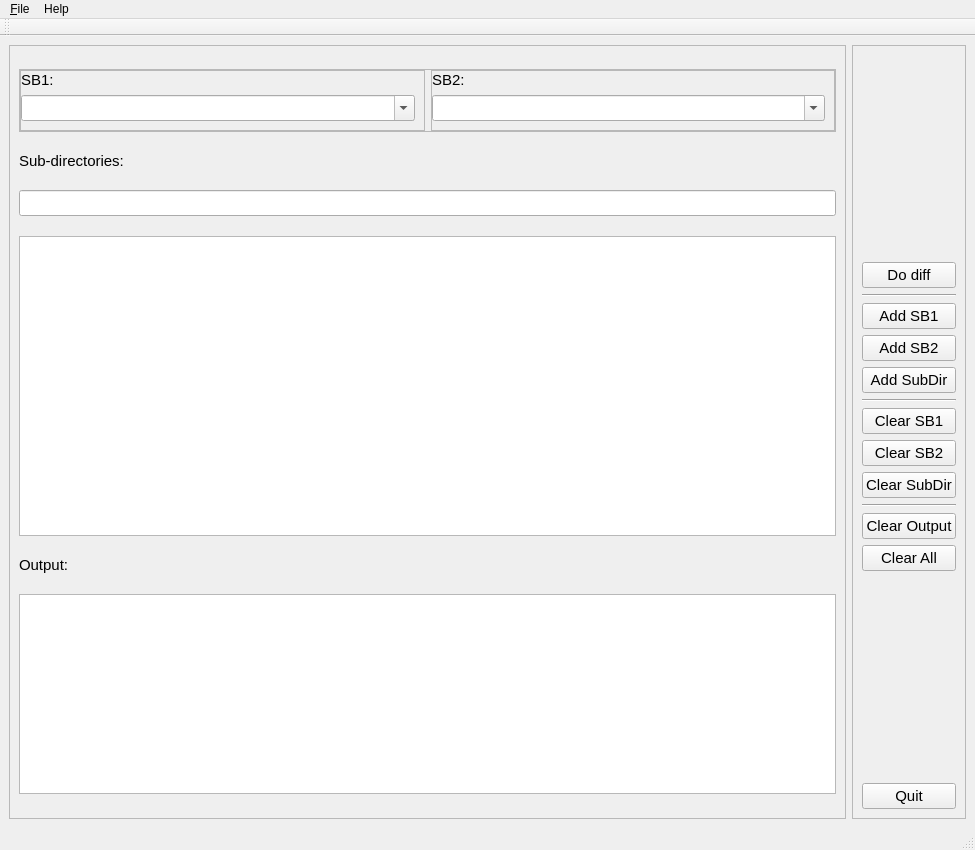
<?xml version="1.0" encoding="UTF-8"?>
<ui version="4.0">
 <class>MainWindow</class>
 <widget class="QMainWindow" name="MainWindow">
  <property name="geometry">
   <rect>
    <x>0</x>
    <y>0</y>
    <width>975</width>
    <height>850</height>
   </rect>
  </property>
  <property name="sizePolicy">
   <sizepolicy hsizetype="Preferred" vsizetype="Preferred">
    <horstretch>0</horstretch>
    <verstretch>0</verstretch>
   </sizepolicy>
  </property>
  <property name="windowTitle">
   <string>SB Diff Tool</string>
  </property>
  <widget class="QWidget" name="centralwidget">
   <layout class="QHBoxLayout" name="horizontalLayout">
    <item>
     <widget class="QFrame" name="frameTop">
      <property name="frameShape">
       <enum>QFrame::StyledPanel</enum>
      </property>
      <property name="frameShadow">
       <enum>QFrame::Raised</enum>
      </property>
      <layout class="QVBoxLayout" name="verticalLayout_2">
       <item>
        <widget class="QFrame" name="frameTwoSB">
         <property name="sizePolicy">
          <sizepolicy hsizetype="Preferred" vsizetype="Fixed">
           <horstretch>0</horstretch>
           <verstretch>0</verstretch>
          </sizepolicy>
         </property>
         <property name="minimumSize">
          <size>
           <width>0</width>
           <height>0</height>
          </size>
         </property>
         <property name="frameShape">
          <enum>QFrame::StyledPanel</enum>
         </property>
         <property name="frameShadow">
          <enum>QFrame::Raised</enum>
         </property>
         <property name="lineWidth">
          <number>1</number>
         </property>
         <layout class="QHBoxLayout" name="horizontalLayout_2">
          <property name="leftMargin">
           <number>0</number>
          </property>
          <property name="topMargin">
           <number>0</number>
          </property>
          <property name="rightMargin">
           <number>0</number>
          </property>
          <property name="bottomMargin">
           <number>0</number>
          </property>
          <item>
           <widget class="QFrame" name="frameSB1">
            <property name="sizePolicy">
             <sizepolicy hsizetype="Preferred" vsizetype="Fixed">
              <horstretch>0</horstretch>
              <verstretch>0</verstretch>
             </sizepolicy>
            </property>
            <property name="baseSize">
             <size>
              <width>0</width>
              <height>0</height>
             </size>
            </property>
            <property name="frameShape">
             <enum>QFrame::StyledPanel</enum>
            </property>
            <property name="frameShadow">
             <enum>QFrame::Raised</enum>
            </property>
            <layout class="QVBoxLayout" name="verticalLayout_3">
             <property name="leftMargin">
              <number>0</number>
             </property>
             <property name="topMargin">
              <number>0</number>
             </property>
             <item>
              <widget class="QLabel" name="labelSB1">
               <property name="sizePolicy">
                <sizepolicy hsizetype="Preferred" vsizetype="Fixed">
                 <horstretch>0</horstretch>
                 <verstretch>0</verstretch>
                </sizepolicy>
               </property>
               <property name="font">
                <font>
                 <pointsize>11</pointsize>
                </font>
               </property>
               <property name="text">
                <string>SB1:</string>
               </property>
              </widget>
             </item>
             <item>
              <widget class="QComboBox" name="comboBoxSB1">
               <property name="font">
                <font>
                 <pointsize>11</pointsize>
                </font>
               </property>
               <property name="editable">
                <bool>true</bool>
               </property>
              </widget>
             </item>
            </layout>
           </widget>
          </item>
          <item>
           <widget class="QFrame" name="frameSB2">
            <property name="sizePolicy">
             <sizepolicy hsizetype="Preferred" vsizetype="Fixed">
              <horstretch>0</horstretch>
              <verstretch>0</verstretch>
             </sizepolicy>
            </property>
            <property name="minimumSize">
             <size>
              <width>0</width>
              <height>0</height>
             </size>
            </property>
            <property name="baseSize">
             <size>
              <width>0</width>
              <height>0</height>
             </size>
            </property>
            <property name="frameShape">
             <enum>QFrame::StyledPanel</enum>
            </property>
            <property name="frameShadow">
             <enum>QFrame::Raised</enum>
            </property>
            <layout class="QVBoxLayout" name="verticalLayout_4">
             <property name="leftMargin">
              <number>0</number>
             </property>
             <property name="topMargin">
              <number>0</number>
             </property>
             <item>
              <widget class="QLabel" name="labelSB2">
               <property name="sizePolicy">
                <sizepolicy hsizetype="Preferred" vsizetype="Fixed">
                 <horstretch>0</horstretch>
                 <verstretch>0</verstretch>
                </sizepolicy>
               </property>
               <property name="font">
                <font>
                 <pointsize>11</pointsize>
                </font>
               </property>
               <property name="text">
                <string>SB2:</string>
               </property>
              </widget>
             </item>
             <item>
              <widget class="QComboBox" name="comboBoxSB2">
               <property name="font">
                <font>
                 <pointsize>11</pointsize>
                </font>
               </property>
               <property name="editable">
                <bool>true</bool>
               </property>
              </widget>
             </item>
            </layout>
           </widget>
          </item>
         </layout>
        </widget>
       </item>
       <item>
        <widget class="QLabel" name="labelSubDir">
         <property name="sizePolicy">
          <sizepolicy hsizetype="Preferred" vsizetype="Fixed">
           <horstretch>0</horstretch>
           <verstretch>0</verstretch>
          </sizepolicy>
         </property>
         <property name="font">
          <font>
           <pointsize>11</pointsize>
          </font>
         </property>
         <property name="text">
          <string>Sub-directories:</string>
         </property>
        </widget>
       </item>
       <item>
        <widget class="QLineEdit" name="lineEditSubDir">
         <property name="font">
          <font>
           <pointsize>11</pointsize>
          </font>
         </property>
        </widget>
       </item>
       <item>
        <widget class="QListWidget" name="listWidgetSubDir">
         <property name="minimumSize">
          <size>
           <width>0</width>
           <height>100</height>
          </size>
         </property>
         <property name="maximumSize">
          <size>
           <width>16777215</width>
           <height>300</height>
          </size>
         </property>
         <property name="font">
          <font>
           <pointsize>11</pointsize>
          </font>
         </property>
         <property name="isWrapping" stdset="0">
          <bool>true</bool>
         </property>
         <property name="resizeMode">
          <enum>QListView::Adjust</enum>
         </property>
         <property name="batchSize">
          <number>70</number>
         </property>
        </widget>
       </item>
       <item>
        <widget class="QLabel" name="labelOutput">
         <property name="sizePolicy">
          <sizepolicy hsizetype="Preferred" vsizetype="Fixed">
           <horstretch>0</horstretch>
           <verstretch>0</verstretch>
          </sizepolicy>
         </property>
         <property name="font">
          <font>
           <pointsize>11</pointsize>
          </font>
         </property>
         <property name="text">
          <string>Output:</string>
         </property>
        </widget>
       </item>
       <item>
        <widget class="QTextEdit" name="outputEdit">
         <property name="minimumSize">
          <size>
           <width>0</width>
           <height>100</height>
          </size>
         </property>
         <property name="maximumSize">
          <size>
           <width>16777215</width>
           <height>200</height>
          </size>
         </property>
         <property name="baseSize">
          <size>
           <width>0</width>
           <height>100</height>
          </size>
         </property>
         <property name="font">
          <font>
           <pointsize>11</pointsize>
          </font>
         </property>
        </widget>
       </item>
      </layout>
     </widget>
    </item>
    <item>
     <widget class="QFrame" name="frameButton">
      <property name="frameShape">
       <enum>QFrame::StyledPanel</enum>
      </property>
      <property name="frameShadow">
       <enum>QFrame::Raised</enum>
      </property>
      <layout class="QVBoxLayout" name="verticalLayout">
       <item>
        <spacer name="verticalSpacer_2">
         <property name="orientation">
          <enum>Qt::Vertical</enum>
         </property>
         <property name="sizeHint" stdset="0">
          <size>
           <width>20</width>
           <height>40</height>
          </size>
         </property>
        </spacer>
       </item>
       <item>
        <widget class="QPushButton" name="doDiffButton">
         <property name="font">
          <font>
           <pointsize>11</pointsize>
          </font>
         </property>
         <property name="text">
          <string>Do diff</string>
         </property>
        </widget>
       </item>
       <item>
        <widget class="Line" name="line">
         <property name="orientation">
          <enum>Qt::Horizontal</enum>
         </property>
        </widget>
       </item>
       <item>
        <widget class="QPushButton" name="addSB1Button">
         <property name="font">
          <font>
           <pointsize>11</pointsize>
          </font>
         </property>
         <property name="text">
          <string>Add SB1</string>
         </property>
        </widget>
       </item>
       <item>
        <widget class="QPushButton" name="addSB2Button">
         <property name="font">
          <font>
           <pointsize>11</pointsize>
          </font>
         </property>
         <property name="text">
          <string>Add SB2</string>
         </property>
        </widget>
       </item>
       <item>
        <widget class="QPushButton" name="addSubDirButton">
         <property name="font">
          <font>
           <pointsize>11</pointsize>
          </font>
         </property>
         <property name="text">
          <string>Add SubDir</string>
         </property>
        </widget>
       </item>
       <item>
        <widget class="Line" name="line_2">
         <property name="orientation">
          <enum>Qt::Horizontal</enum>
         </property>
        </widget>
       </item>
       <item>
        <widget class="QPushButton" name="clearSB1Button">
         <property name="font">
          <font>
           <pointsize>11</pointsize>
          </font>
         </property>
         <property name="text">
          <string>Clear SB1</string>
         </property>
        </widget>
       </item>
       <item>
        <widget class="QPushButton" name="clearSB2Button">
         <property name="font">
          <font>
           <pointsize>11</pointsize>
          </font>
         </property>
         <property name="text">
          <string>Clear SB2</string>
         </property>
        </widget>
       </item>
       <item>
        <widget class="QPushButton" name="clearSubDirButton">
         <property name="font">
          <font>
           <pointsize>11</pointsize>
          </font>
         </property>
         <property name="text">
          <string>Clear SubDir</string>
         </property>
        </widget>
       </item>
       <item>
        <widget class="Line" name="line_3">
         <property name="orientation">
          <enum>Qt::Horizontal</enum>
         </property>
        </widget>
       </item>
       <item>
        <widget class="QPushButton" name="clearOutputButton">
         <property name="font">
          <font>
           <pointsize>11</pointsize>
          </font>
         </property>
         <property name="text">
          <string>Clear Output</string>
         </property>
        </widget>
       </item>
       <item>
        <widget class="QPushButton" name="clearAllButton">
         <property name="font">
          <font>
           <pointsize>11</pointsize>
          </font>
         </property>
         <property name="text">
          <string>Clear All</string>
         </property>
        </widget>
       </item>
       <item>
        <spacer name="verticalSpacer">
         <property name="orientation">
          <enum>Qt::Vertical</enum>
         </property>
         <property name="sizeType">
          <enum>QSizePolicy::Expanding</enum>
         </property>
         <property name="sizeHint" stdset="0">
          <size>
           <width>20</width>
           <height>40</height>
          </size>
         </property>
        </spacer>
       </item>
       <item>
        <widget class="QPushButton" name="quitButton">
         <property name="font">
          <font>
           <pointsize>11</pointsize>
          </font>
         </property>
         <property name="text">
          <string>Quit</string>
         </property>
        </widget>
       </item>
      </layout>
     </widget>
    </item>
   </layout>
  </widget>
  <widget class="QMenuBar" name="menubar">
   <property name="geometry">
    <rect>
     <x>0</x>
     <y>0</y>
     <width>975</width>
     <height>31</height>
    </rect>
   </property>
   <widget class="QMenu" name="menuFile">
    <property name="title">
     <string>&amp;File</string>
    </property>
    <addaction name="actionExit"/>
   </widget>
   <widget class="QMenu" name="menuAbout">
    <property name="title">
     <string>Help</string>
    </property>
    <addaction name="actionAbout"/>
   </widget>
   <addaction name="menuFile"/>
   <addaction name="menuAbout"/>
  </widget>
  <widget class="QStatusBar" name="statusbar"/>
  <widget class="QToolBar" name="toolbar">
   <property name="windowTitle">
    <string>toolBar</string>
   </property>
   <attribute name="toolBarArea">
    <enum>TopToolBarArea</enum>
   </attribute>
   <attribute name="toolBarBreak">
    <bool>false</bool>
   </attribute>
  </widget>
  <action name="actionExit">
   <property name="text">
    <string>E&amp;xit</string>
   </property>
   <property name="shortcut">
    <string>Ctrl+Q</string>
   </property>
  </action>
  <action name="actionAbout">
   <property name="text">
    <string>About</string>
   </property>
   <property name="statusTip">
    <string>About</string>
   </property>
  </action>
 </widget>
 <resources/>
 <connections>
  <connection>
   <sender>actionExit</sender>
   <signal>triggered()</signal>
   <receiver>MainWindow</receiver>
   <slot>close()</slot>
   <hints>
    <hint type="sourcelabel">
     <x>-1</x>
     <y>-1</y>
    </hint>
    <hint type="destinationlabel">
     <x>394</x>
     <y>152</y>
    </hint>
   </hints>
  </connection>
 </connections>
</ui>
